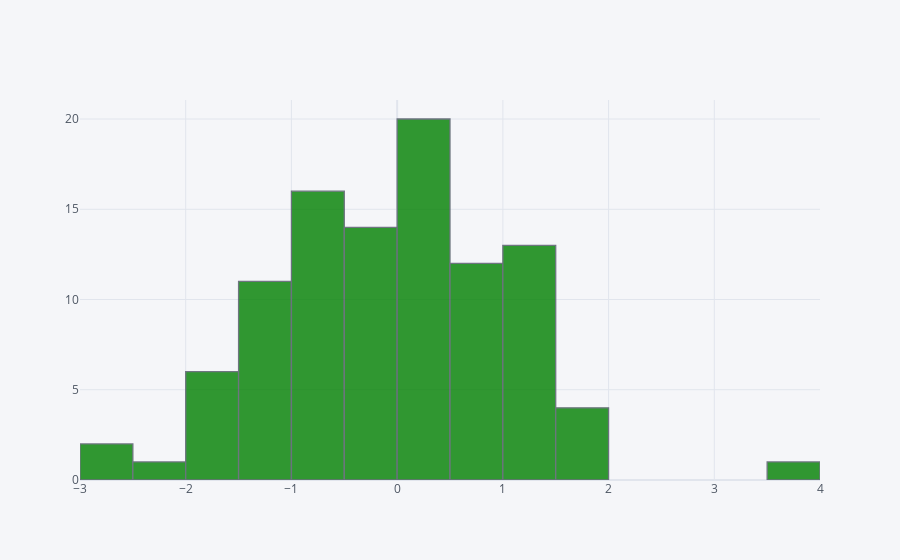

Here is the notebook cell this chart was saved with:
### Markdown cell above
## histogram

### Code cell
df.B.iplot(kind='hist', bins=25, color='green')

### Figure 1 — Plotly figure (JSON) as saved in the notebook; plotly's stock layout.template omitted (floating-point values rounded to 4 significant figures)
{"data": [{"histfunc": "count", "histnorm": "", "marker": {"color": "rgba(0, 128, 0, 1.0)", "line": {"color": "#4D5663", "width": 1.3}}, "name": "B", "nbinsx": 25, "opacity": 0.8, "orientation": "v", "type": "histogram", "x": [0.07638, 0.08646, 1.104, -0.06065, 1.116, 1.613, 0.05341, -0.4291, -0.1029, 1.034, -1.684, 0.3865, 1.458, -0.7224, 0.7217, -1.0, -0.1084, -0.5085, 1.866, -1.402, -1.115, 0.5925, -0.9184, 0.4519, -2.237, 0.05712, 0.1893, 0.5561, -1.164, 0.5574, -0.5397, 0.713, 1.409, 0.3827, -0.3534, -0.7315, -1.699, -1.155, -1.477, 1.47, -0.1397, 3.959, 0.08177, 1.853, -0.1485, -0.6294, -0.02753, -2.516, 1.711, 0.9864, 0.4952, -0.5163, 1.471, -0.6649, -1.054, -1.824, 0.1899, -1.51, -0.2288, 0.5103, 1.071, 0.733, -0.1665, 1.207, 0.04037, -2.791, -0.4787, 0.3167, 0.8599, -0.01923, -0.996, -1.392, 0.1404, 0.1344, 1.231, 1.224, 0.026, -1.485, 0.1125, 0.8075, 0.9475, 0.283, 1.049, -0.6002, -0.6875, 1.01, -0.7285, -0.7252, -0.439, -0.7044, -1.149, -1.881, -0.3696, 0.09575, -0.9342, -1.107, -1.941, 0.8616, 0.04908, -0.7029]}], "layout": {"barmode": "overlay", "legend": {"bgcolor": "#F5F6F9", "font": {"color": "#4D5663"}}, "paper_bgcolor": "#F5F6F9", "plot_bgcolor": "#F5F6F9", "title": {"font": {"color": "#4D5663"}}, "xaxis": {"gridcolor": "#E1E5ED", "showgrid": true, "tickfont": {"color": "#4D5663"}, "title": {"font": {"color": "#4D5663"}, "text": ""}, "zerolinecolor": "#E1E5ED"}, "yaxis": {"gridcolor": "#E1E5ED", "showgrid": true, "tickfont": {"color": "#4D5663"}, "title": {"font": {"color": "#4D5663"}, "text": ""}, "zerolinecolor": "#E1E5ED"}}}
